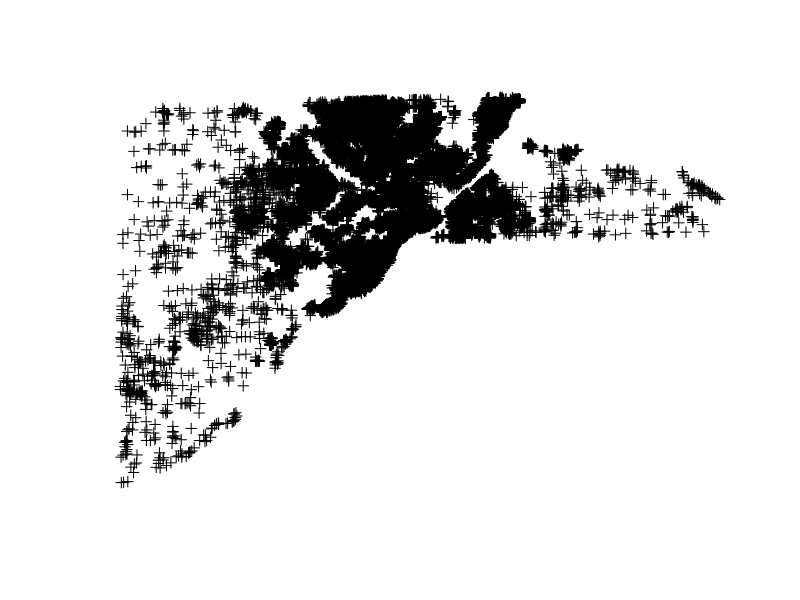

The R source for this figure:
library(spData)


### Name: house
### Title: Lucas county OH housing
### Aliases: house LO_nb trMat
### Keywords: datasets sp

### ** Examples

if (requireNamespace("sp", quietly = TRUE)) {
  library(sp)
  data(house)
  str(house)
  plot(house)
}
